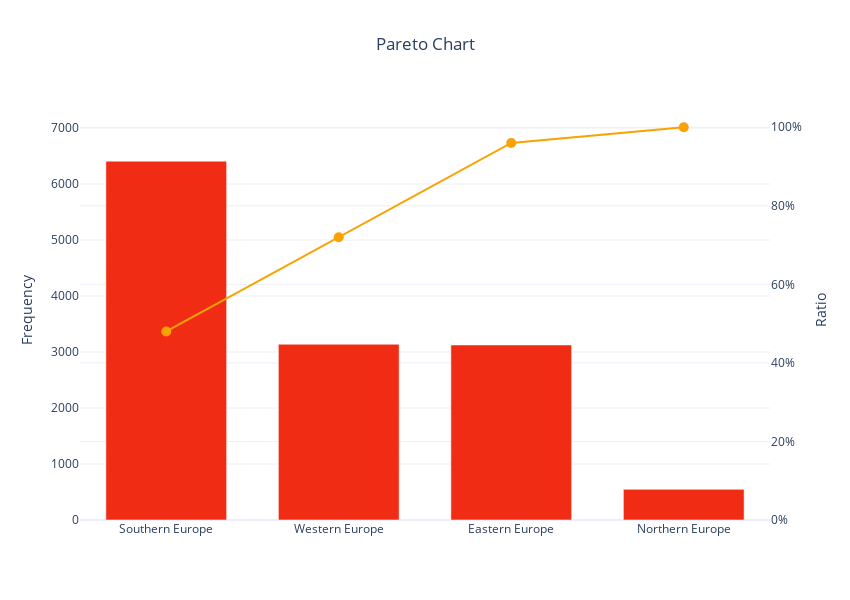

Notebook source saved alongside this figure:
### Code cell
# 6. Сreating a Pareto diagram that represents the frequency of hotels in each region of Europe 
def classify_region_of_europe(country):
    '''The function of classifying all cities four regions of Europe'''

    regions_of_europe = {'Eastern Europe': ['Croatia','Poland','Bulgaria','Slovakia','North Macedonia','Bosnia and Herzegovina','Slovenia', 'Moldova', 'Kosovo', 'Czech Republic', 'Hungary', 'Serbia', 'Romania', 'Albania', 'Montenegro'], 
                    'Southern Europe': ['Spain','Italy','Turkey','Portugal','Cyprus','Malta','Greece',],
                    'Western Europe': ['France','Germany','Switzerland','United Kingdom','Netherlands','Luxembourg','Ireland','Austria', 'Belgium'], 
                    'Northern Europe': ['Norway','Iceland','Lithuania','Sweden','Estonia','Denmark','Latvia', 'Finland']
    }

    for region, countries in regions_of_europe.items():
        if country in countries:
            return region        

# apply classify_region_of_europe function to dataframe
all_hotels['region_of_europe'] = all_hotels['country'].map(lambda country: classify_region_of_europe(country))
df_frequency_regions = all_hotels['region_of_europe'].value_counts().reset_index().sort_values(by = 'region_of_europe', ascending=False)
df_frequency_regions.rename(columns={'index' : 'Region of Europe', 'region_of_europe' : 'frequency'}, inplace=True)

# Add cumulative percentage column
df_frequency_regions['cumulative percentage'] = round(df_frequency_regions['frequency'].cumsum()/df_frequency_regions['frequency'].sum(),2)
df_frequency_regions

# plot barplot with cumulative percentage
fig = go.Figure([go.Bar(x=df_frequency_regions['Region of Europe'], y = df_frequency_regions['frequency'],yaxis='y1', name='count', marker_color = '#F02D14'),
                    go.Scatter(x=df_frequency_regions['Region of Europe'], y = df_frequency_regions['cumulative percentage'], yaxis='y2', name='cumulative ratio', marker_color = '#FAA202', marker_size = 10)])
                

fig.update_layout(template='plotly_white', showlegend=False, hovermode='x', bargap=.3,
                    title={'text': 'Pareto Chart', 'x': .5}, 
                    yaxis={'title': 'Frequency'},
                    yaxis_range=[0,7500],
                    yaxis2={'rangemode': "tozero", 'overlaying': 'y',
                            'position': 1, 'side': 'right',
                            'title': 'Ratio',
                            'tickvals': np.arange(0, 1.1, .2),
                            'tickmode': 'array',
                            'ticktext': [str(i) + '%' for i in range(0, 101, 20)]},
                    width= 850,
                    height = 600
                    )

fig.show()

### Figure 1 — Plotly figure (JSON) as saved in the notebook; plotly's stock layout.template omitted (floating-point values rounded to 4 significant figures)
{"data": [{"marker": {"color": "#F02D14"}, "name": "count", "type": "bar", "x": ["Southern Europe", "Western Europe", "Eastern Europe", "Northern Europe"], "y": [6408, 3138, 3126, 547], "yaxis": "y"}, {"marker": {"color": "#FAA202", "size": 10}, "name": "cumulative ratio", "type": "scatter", "x": ["Southern Europe", "Western Europe", "Eastern Europe", "Northern Europe"], "y": [0.48, 0.72, 0.96, 1], "yaxis": "y2"}], "layout": {"bargap": 0.3, "height": 600, "hovermode": "x", "showlegend": false, "title": {"text": "Pareto Chart", "x": 0.5}, "width": 850, "yaxis": {"range": [0, 7500], "title": {"text": "Frequency"}}, "yaxis2": {"overlaying": "y", "position": 1, "rangemode": "tozero", "side": "right", "tickmode": "array", "ticktext": ["0%", "20%", "40%", "60%", "80%", "100%"], "tickvals": [0, 0.2, 0.4, 0.6, 0.8, 1], "title": {"text": "Ratio"}}}}
